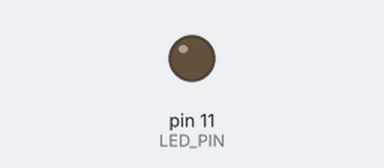
The sketch below on a simulated Arduino Uno, built with avr-gcc and run on an emulated ATmega328P. On the bench: output pins drawn as LEDs (lit = HIGH).

Above: at 0.15 s.
Timing chart, 0 to 1.6 s (numbered marks = the images above):
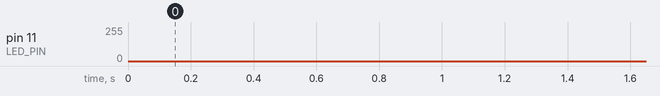

The sketch:

LED_fade_in___fade_out.ino
```cpp
#define LED_PIN 11
int i = 11;
void setup() {
  //Serial.begin(9600);
  pinMode(LED_PIN, OUTPUT);
}

void loop() {

  for (int i = 0; i <= 255; i++ )
  {
    //Serial.println(i);
    analogWrite(LED_PIN, i);
    delay (1);
  }
  for (i =255; i >=0; i--)
  {
    //Serial.println(i);
    analogWrite(LED_PIN, i);
    delay (1);
  }

}
```
